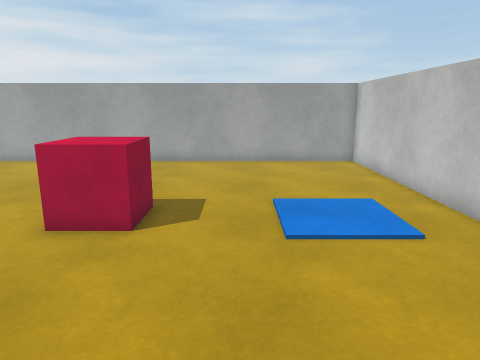
view 1 (above)

14 first-person views from a walk through a scene from a Unity 3-D project. The camera is 1.4 m above the floor, tilts 12° down and sees 70° across. The floor is counted in squares, 0.5 m on a side. Each view is taken from the middle of a square. On the plan, view 1 faces up. The plan holds only what a view shows up to about 20 squares ahead; the rest is blank. The place goes on beyond the plan. The player character is not drawn. Surface patterns are stand-ins for the level's own textures.

view 2
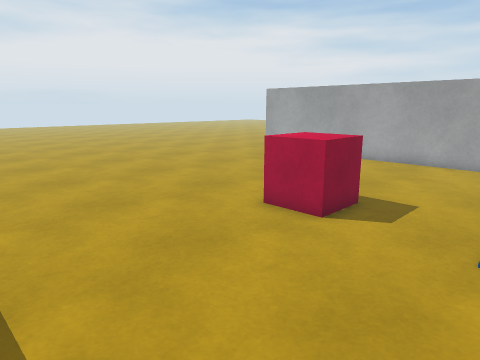

view 3
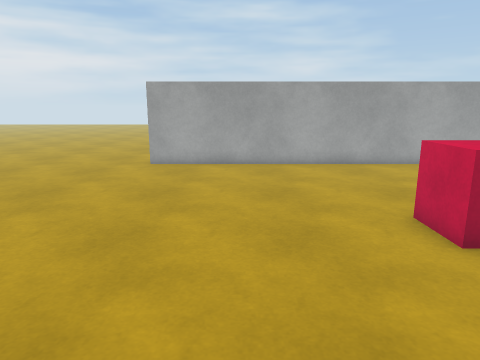

view 4
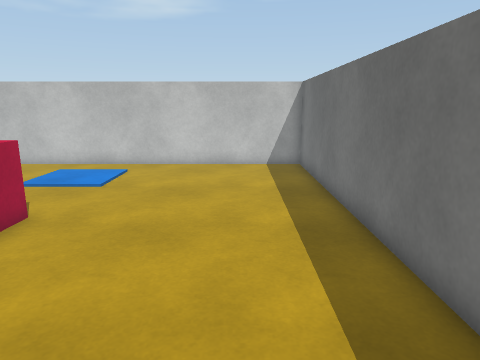

view 5
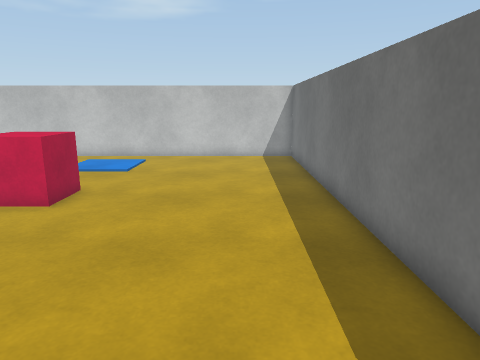

view 6
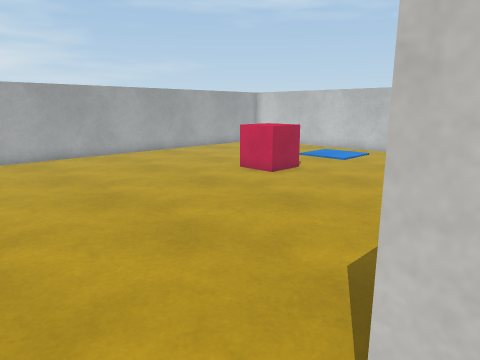

view 7
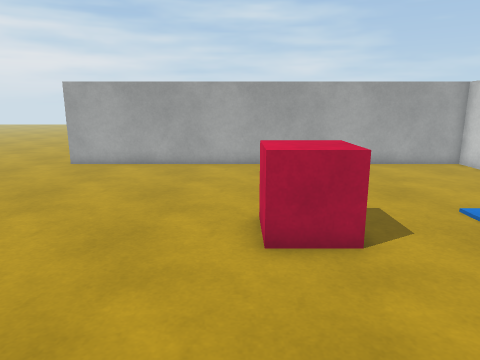

view 8
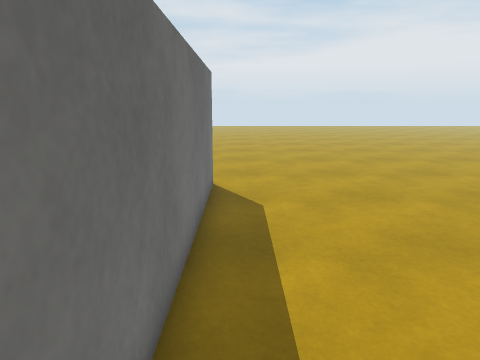

view 9
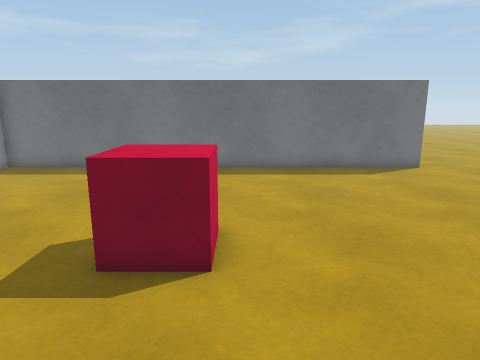

view 10
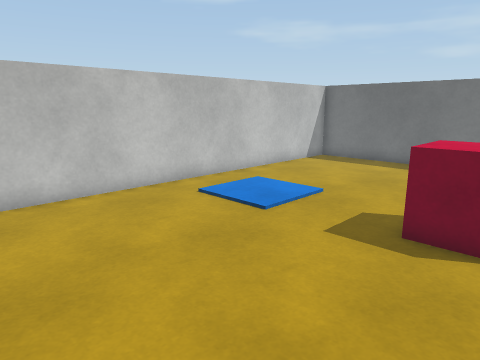

view 11
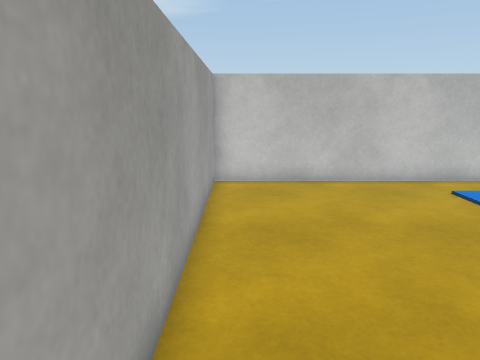

view 12
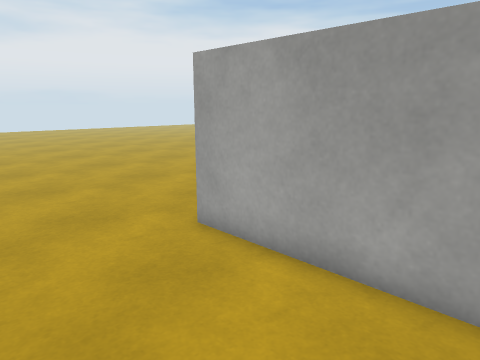

view 13
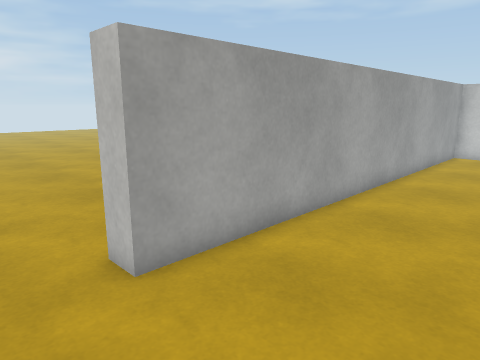

view 14
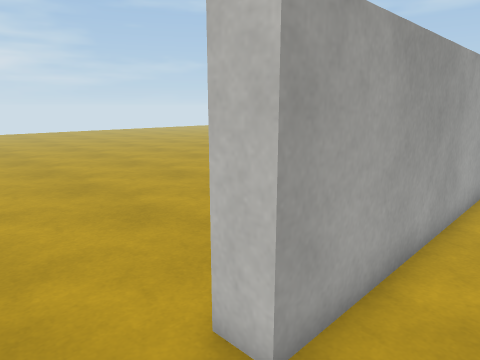

### Floor plan
Points are (right, up) in squares from view 1. A wall is a line through its corners. A room is listed if a view was taken in it or the views show most of it. See-through windows are left out.
Room 1 (views 1, 2, 3, 4, 5, 7, 8, 9, 10, 11, 12, 13, 14)
walls: (-13.5, -1) (6, -1) (6, 18) (-13.5, 18)
ways out: opening at (-15.5, -1.5) to room 2; opening at (-15.5, 18.5) to room 2
objects: other object (-5, 8) to (-3, 10)
Room 2 (view 6)
walls: (-13.5, 18) (-13.5, 19); (-13.5, -1.8) (-13.5, -1)
ways out: opening at (-15.5, -1.5) to room 1; opening at (-15.5, 18.5) to room 1

Where each view was taken, in squares from view 1:
view 1: 0 up, 0 right, facing up
view 2: 0 up, 2 right, facing up-left
view 3: 1 up, 9 left, facing up
view 4: 2 up, 11 left, facing right
view 5: 2 up, 14 left, facing right
view 6: 2 down, 16 left, facing up-right
view 7: 1 up, 5 left, facing up
view 8: 0 up, 1 left, facing left
view 9: 15 up, 5 left, facing down
view 10: 17 up, 5 left, facing down-right
view 11: 17 up, 7 left, facing right
view 12: 13 up, 7 left, facing up-left
view 13: 13 up, 16 left, facing up-right
view 14: 16 up, 16 left, facing up-right
